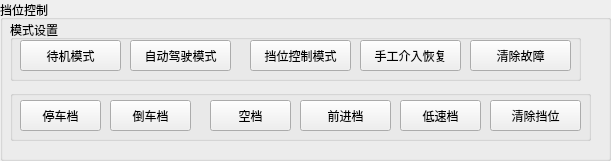
  <widget class="QGroupBox" name="groupBox_10">
   <property name="geometry">
    <rect>
     <x>650</x>
     <y>230</y>
     <width>611</width>
     <height>161</height>
    </rect>
   </property>
   <property name="title">
    <string>挡位控制</string>
   </property>
   <widget class="QGroupBox" name="groupBox_11">
    <property name="geometry">
     <rect>
      <x>10</x>
      <y>90</y>
      <width>581</width>
      <height>51</height>
     </rect>
    </property>
    <property name="title">
     <string/>
    </property>
    <widget class="QPushButton" name="set_grear_parking">
     <property name="geometry">
      <rect>
       <x>10</x>
       <y>10</y>
       <width>81</width>
       <height>31</height>
      </rect>
     </property>
     <property name="text">
      <string>停车档</string>
     </property>
    </widget>
    <widget class="QPushButton" name="set_grear_reverse">
     <property name="geometry">
      <rect>
       <x>100</x>
       <y>10</y>
       <width>81</width>
       <height>31</height>
      </rect>
     </property>
     <property name="text">
      <string>倒车档</string>
     </property>
    </widget>
    <widget class="QPushButton" name="set_gear_neutral">
     <property name="geometry">
      <rect>
       <x>200</x>
       <y>10</y>
       <width>81</width>
       <height>31</height>
      </rect>
     </property>
     <property name="text">
      <string>空档</string>
     </property>
    </widget>
    <widget class="QPushButton" name="set_gear_forward">
     <property name="geometry">
      <rect>
       <x>290</x>
       <y>10</y>
       <width>91</width>
       <height>31</height>
      </rect>
     </property>
     <property name="text">
      <string>前进档</string>
     </property>
    </widget>
    <widget class="QPushButton" name="set_gear_low">
     <property name="geometry">
      <rect>
       <x>390</x>
       <y>10</y>
       <width>81</width>
       <height>31</height>
      </rect>
     </property>
     <property name="text">
      <string>低速档</string>
     </property>
    </widget>
    <widget class="QPushButton" name="gear_clear">
     <property name="geometry">
      <rect>
       <x>480</x>
       <y>10</y>
       <width>91</width>
       <height>31</height>
      </rect>
     </property>
     <property name="text">
      <string>清除挡位</string>
     </property>
    </widget>
   </widget>
   <widget class="QGroupBox" name="groupBox_17">
    <property name="geometry">
     <rect>
      <x>10</x>
      <y>20</y>
      <width>571</width>
      <height>61</height>
     </rect>
    </property>
    <property name="title">
     <string>模式设置</string>
    </property>
    <widget class="QPushButton" name="gear_standby_mode">
     <property name="geometry">
      <rect>
       <x>10</x>
       <y>20</y>
       <width>101</width>
       <height>31</height>
      </rect>
     </property>
     <property name="text">
      <string>待机模式</string>
     </property>
    </widget>
    <widget class="QPushButton" name="gear_auto_mode">
     <property name="geometry">
      <rect>
       <x>120</x>
       <y>20</y>
       <width>101</width>
       <height>31</height>
      </rect>
     </property>
     <property name="text">
      <string>自动驾驶模式</string>
     </property>
    </widget>
    <widget class="QPushButton" name="gear_crl_mode">
     <property name="geometry">
      <rect>
       <x>240</x>
       <y>20</y>
       <width>101</width>
       <height>31</height>
      </rect>
     </property>
     <property name="text">
      <string>挡位控制模式</string>
     </property>
    </widget>
    <widget class="QPushButton" name="gear_clear_mode">
     <property name="geometry">
      <rect>
       <x>460</x>
       <y>20</y>
       <width>101</width>
       <height>31</height>
      </rect>
     </property>
     <property name="text">
      <string>清除故障</string>
     </property>
    </widget>
    <widget class="QPushButton" name="gear_manu_mode">
     <property name="geometry">
      <rect>
       <x>350</x>
       <y>20</y>
       <width>101</width>
       <height>31</height>
      </rect>
     </property>
     <property name="text">
      <string>手工介入恢复</string>
     </property>
    </widget>
   </widget>
  </widget>
